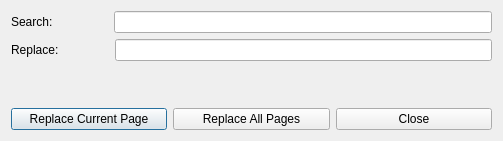
<?xml version="1.0" encoding="UTF-8"?>
<ui version="4.0">
 <class>ReplaceDialog</class>
 <widget class="QDialog" name="ReplaceDialog">
  <property name="windowModality">
   <enum>Qt::ApplicationModal</enum>
  </property>
  <property name="geometry">
   <rect>
    <x>0</x>
    <y>0</y>
    <width>503</width>
    <height>141</height>
   </rect>
  </property>
  <property name="windowTitle">
   <string>Replace</string>
  </property>
  <layout class="QVBoxLayout" name="verticalLayout_2">
   <item>
    <layout class="QVBoxLayout" name="verticalLayout">
     <item>
      <layout class="QHBoxLayout" name="horizontalLayout">
       <item>
        <widget class="QLabel" name="label">
         <property name="text">
          <string>Search:</string>
         </property>
        </widget>
       </item>
       <item>
        <spacer name="horizontalSpacer">
         <property name="orientation">
          <enum>Qt::Horizontal</enum>
         </property>
         <property name="sizeType">
          <enum>QSizePolicy::Fixed</enum>
         </property>
         <property name="sizeHint" stdset="0">
          <size>
           <width>55</width>
           <height>20</height>
          </size>
         </property>
        </spacer>
       </item>
       <item>
        <widget class="QLineEdit" name="searchEdit"/>
       </item>
      </layout>
     </item>
     <item>
      <layout class="QHBoxLayout" name="horizontalLayout_2">
       <item>
        <widget class="QLabel" name="label_2">
         <property name="text">
          <string>Replace:</string>
         </property>
        </widget>
       </item>
       <item>
        <spacer name="horizontalSpacer_2">
         <property name="orientation">
          <enum>Qt::Horizontal</enum>
         </property>
         <property name="sizeType">
          <enum>QSizePolicy::Fixed</enum>
         </property>
         <property name="sizeHint" stdset="0">
          <size>
           <width>50</width>
           <height>20</height>
          </size>
         </property>
        </spacer>
       </item>
       <item>
        <widget class="QLineEdit" name="replaceEdit"/>
       </item>
      </layout>
     </item>
     <item>
      <spacer name="verticalSpacer">
       <property name="orientation">
        <enum>Qt::Vertical</enum>
       </property>
       <property name="sizeHint" stdset="0">
        <size>
         <width>20</width>
         <height>40</height>
        </size>
       </property>
      </spacer>
     </item>
     <item>
      <layout class="QHBoxLayout" name="horizontalLayout_3">
       <item>
        <widget class="QPushButton" name="currentButton">
         <property name="text">
          <string>Replace Current Page</string>
         </property>
        </widget>
       </item>
       <item>
        <widget class="QPushButton" name="allButton">
         <property name="text">
          <string>Replace All Pages</string>
         </property>
        </widget>
       </item>
       <item>
        <widget class="QPushButton" name="closeButton">
         <property name="text">
          <string>Close</string>
         </property>
        </widget>
       </item>
      </layout>
     </item>
    </layout>
   </item>
  </layout>
 </widget>
 <layoutdefault spacing="6" margin="11"/>
 <resources/>
 <connections/>
</ui>
